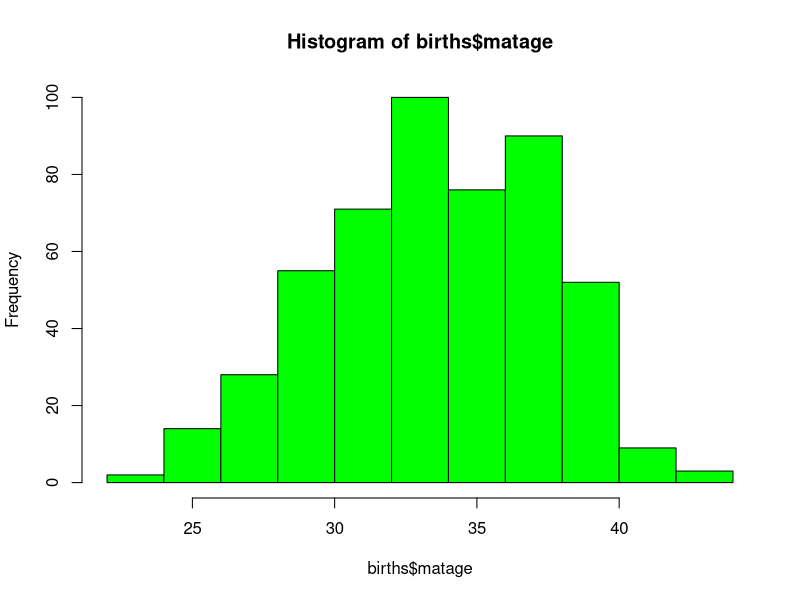
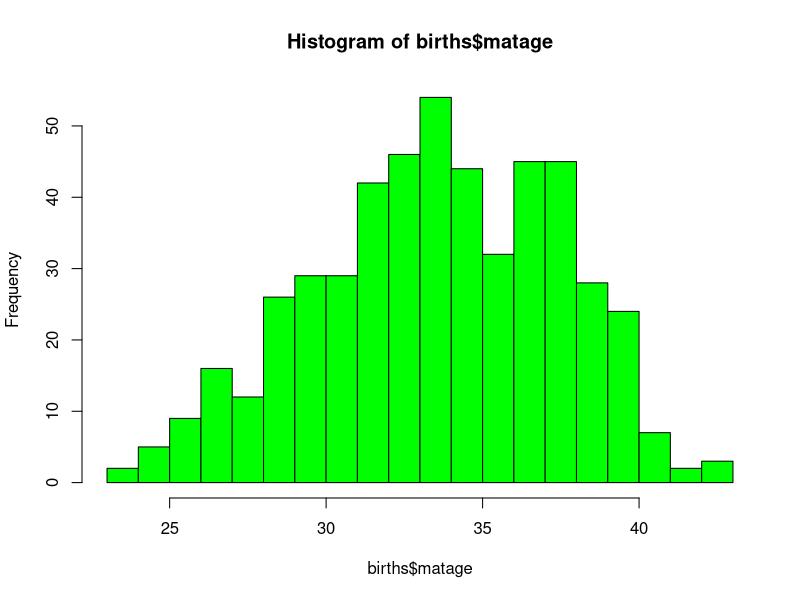
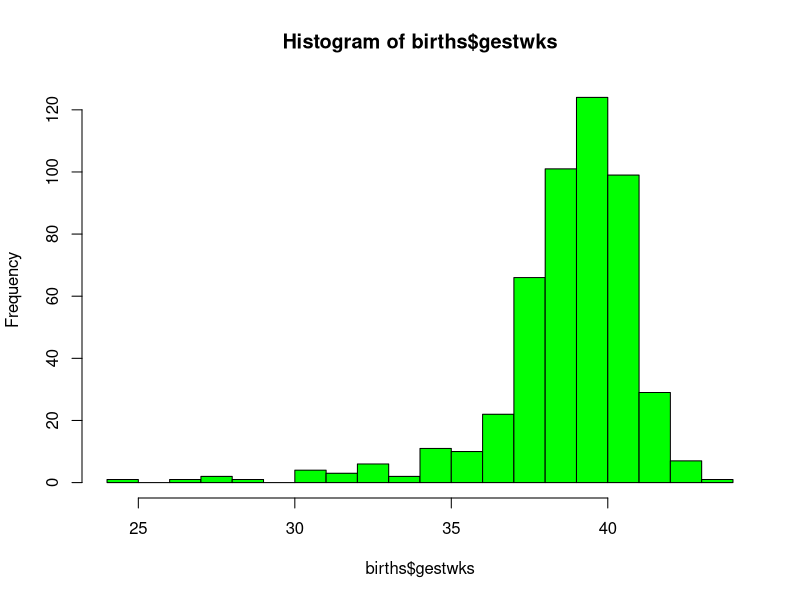
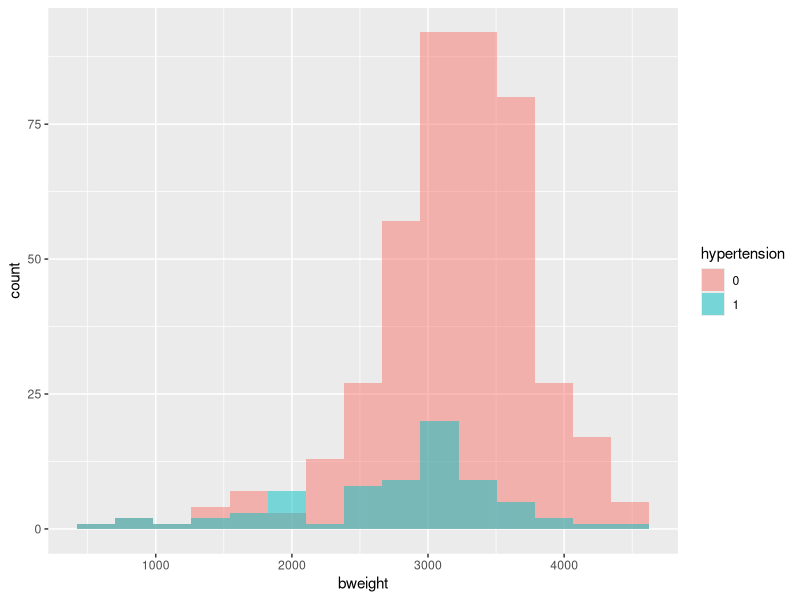
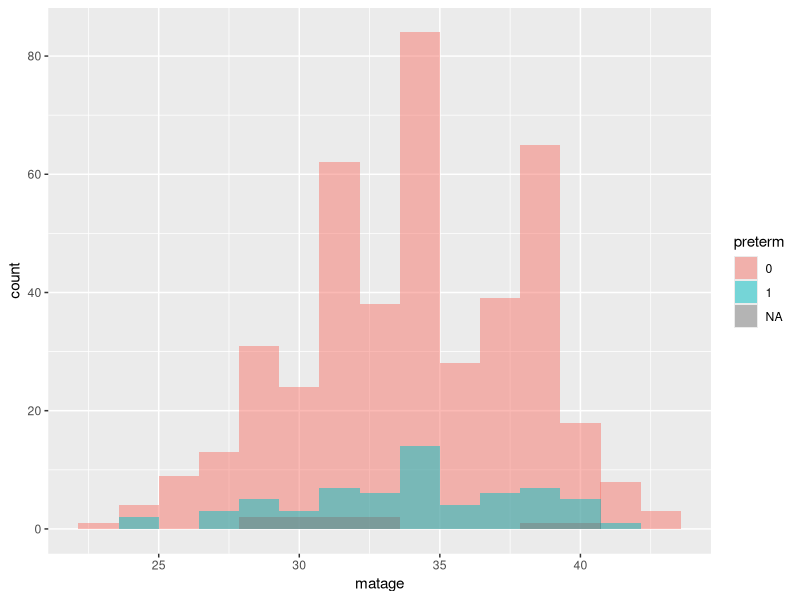

The R script that drew these images, in order:
## ---- chunk 1
# Set global knit options (optional)
knitr::opts_chunk$set(echo = FALSE)

# load packages
require(tidyverse)
require(Epi)
require(viridis)
## ---- chunk 2
# load data and functions
data(births)
## ---- chunk 3
names(births) # gives the names of all of the variables
## ---- chunk 4
str(births) # lists variables; tells where variable is considered "numeric", "character" or other, and first several data entries for each variable
## ---- chunk 5
str(births$preterm) # lists variables; tells where variable is considered "numeric" or "categorical"
## ---- chunk 6
summary(births) # gives 6-number summary for numeric variables
## ---- chunk 7
summary(births$hyp) # gives 6-number summary for just the hyp variable.
summary(births$matage) # gives 6-number summary for just the matage variable.
# add a summary for another 1 or more variables of your choosing!
summary(births$gestwks)
## ---- chunk 8
# Let's check out the number of births from a hypertensive pregnancy (use hyp variable), 
stat.table(list(hyp), data = births)

# choose a different couple of variables to summarize counts on and run the stat.table function on them below
stat.table(list(preterm), data = births) #insert the new variable of interest into the list() function (inside the parentheses)
stat.table(list(matage), data = births)
stat.table(list(lowbw), data = births)
stat.table(list(preterm), data = births)
## ---- chunk 9
hist(births$matage, col = "green") # maternal age histogram
hist(births$matage, col = "green", breaks = 25) # change the number of breaks

# print another 1 or more histograms below for different variables?
hist(births$gestwks, col = "green", breaks = 20)

## ---- chunk 10

# first getting the categorical variables to read as categorical variables (using as.character())
births <- births |>
  dplyr::mutate(hyp = as.character(hyp),
                sex = as.character(sex),
                lowbw = as.character(lowbw),
                preterm = as.character(preterm))

# now, creating the histogram
ggplot(births, aes(x = bweight, fill = hyp)) +
    geom_histogram(position = 'identity', alpha = 0.5, bins = 15) +
    labs(fill = "hypertension")
## ---- chunk 11

ggplot(births, aes(x = matage, fill = preterm)) + # add a variable name for the x and fill variables
    geom_histogram(position = 'identity', alpha = 0.5, bins = 15) +
    labs(fill = "preterm") # add a variable name corresponding to the fill variable (this is the legend title)
## ---- chunk 12
tibble(
  new_test_1 = c("new_test1", "positive", "negative"),
  gold_standard_positive = c("positive", 18, 8),
  gold_standard_negative = c("negative", 2, 72)
)

tibble(
  new_test_2 = c("new_test2", "positive", "negative"),
  gold_standard_positive = c("positive", 185, 22),
  gold_standard_negative = c("negative", 54, 222)
)
